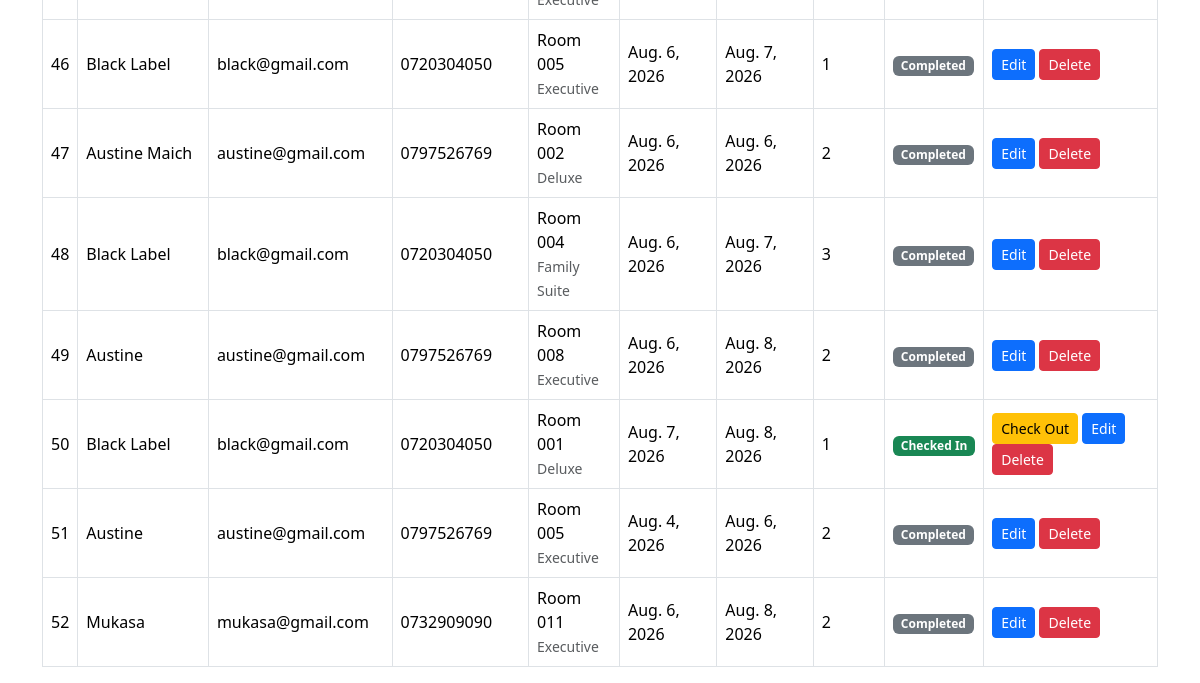
Page /reservations/ (lower part) on the earlier database version.
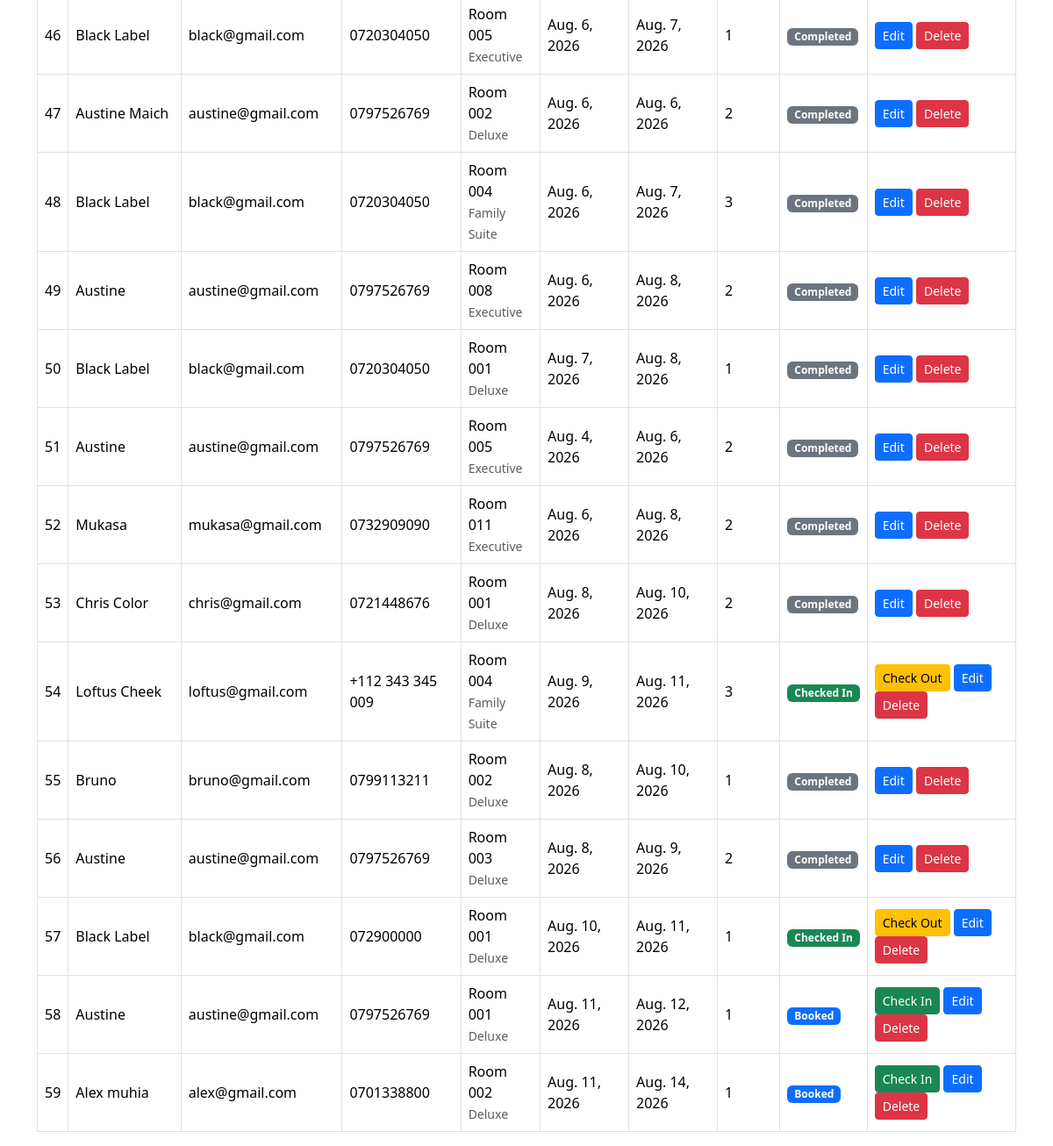
Same page on the later database version.
### reservations/models.py (models this page shows, shortened)
class Reservation(models.Model):
    STATUS_CHOICES = [
        ('Booked', 'Booked'),
        ('Checked In', 'Checked In'),
        ('Pending Checkout', 'Pending Checkout'),
        ('Completed', 'Completed'),
        ('Cancelled', 'Cancelled'),
    ]
    PAYMENT_CHOICES = [
        ('Pending', 'Pending'),
        ('Paid', 'Paid'),
    ]
    user = models.ForeignKey(
        User,
        on_delete=models.CASCADE,
        null=True,
        blank=True
    )
    guest_name = models.CharField(max_length=100)
    email = models.EmailField()
    phone = models.CharField(max_length=20)
    room = models.ForeignKey(
        Room,
        on_delete=models.CASCADE
    )
    check_in = models.DateField()
    check_out = models.DateField()
    check_in_time = models.DateTimeField(
        null=True,
        blank=True
    )
    check_out_time = models.DateTimeField(
        null=True,
        blank=True
    )
    guests = models.IntegerField()
    special_requests = models.TextField(
        blank=True,
        null=True
    )
    status = models.CharField(
        max_length=20,
        choices=STATUS_CHOICES,
        default='Booked'
    )
    payment_status = models.CharField(
        max_length=20,
        choices=PAYMENT_CHOICES,
        default='Pending'
    )
    created_at = models.DateTimeField(
    auto_now_add=True
    )

### rooms/models.py (models this page shows, shortened)
class Room(models.Model):
    STATUS_CHOICES = [
        ('Available', 'Available'),
        ('Occupied', 'Occupied'),
        ('Cleaning', 'Cleaning'),
        ('Maintenance', 'Maintenance'),
    ]
    room_number = models.CharField(max_length=10)
    room_type = models.CharField(max_length=50)
    price = models.DecimalField(
        max_digits=10,
        decimal_places=2
    )
    status = models.CharField(
        max_length=20,
        choices=STATUS_CHOICES,
        default='Available'
    )

### reservations/views.py (the view)
# urls.py: path('', views.reservation_list, name='reservation_list'),
def reservation_list(request):
    reservations = Reservation.objects.all()
    return render(
        request,
        'reservation_list.html',
        {'reservations': reservations}
    )

### hotel/templates/reservation_list.html (shortened to what this page needs)
<!DOCTYPE html>
<html lang="en">
<head>
        <link href="https://cdn.jsdelivr.net/npm/bootstrap@5.3.3/dist/css/bootstrap.min.css"
          rel="stylesheet">
</head>
<body>
<div class="container mt-5">
    <div class="table-responsive">
  <table class="table table-hover table-bordered align-middle">
    <tbody>
        {% for reservation in reservations %}
        <tr>
            <td>{{ reservation.id }}</td>
            <td>{{ reservation.guest_name }}</td>
            <td>{{ reservation.email }}</td>
            <td>{{ reservation.phone }}</td>
            <td>
                Room {{ reservation.room.room_number }}
                <br>
                <small class="text-muted">
                    {{ reservation.room.room_type }}
                </small>
            </td>
            <td>{{ reservation.check_in }}</td>
            <td>{{ reservation.check_out }}</td>
            <td>{{ reservation.guests }}</td>
            <td>
                {% if reservation.status == 'Booked' %}
                    <span class="badge bg-primary">
                        Booked
                    </span>
                {% elif reservation.status == 'Checked In' %}
                    <span class="badge bg-success">
                        Checked In
                    </span>
                {% elif reservation.status == 'Completed' %}
                    <span class="badge bg-secondary">
                        Completed
                    </span>
                {% elif reservation.status == 'Cancelled' %}
                    <span class="badge bg-danger">
                        Cancelled
                    </span>
                {% endif %}
            </td>
            <td>
                {% if reservation.status == 'Booked' %}
                    <a href="{% url 'check_in_guest' reservation.id %}"
                       class="btn btn-success btn-sm">
                        Check In
                    </a>
                {% elif reservation.status == 'Checked In' %}
                    <a href="{% url 'check_out_guest' reservation.id %}"
                       class="btn btn-warning btn-sm">
                        Check Out
                    </a>
                {% endif %}
                <a href="{% url 'edit_reservation' reservation.id %}"
                   class="btn btn-primary btn-sm">
                    Edit
                </a>
                <a href="{% url 'delete_reservation' reservation.id %}"
                   class="btn btn-danger btn-sm">
                    Delete
                </a>
            </td>
        </tr>
        {% empty %}
        <tr>
            <td colspan="10" class="text-center">
                No reservations found.
            </td>
        </tr>
        {% endfor %}
    </tbody>
</table>
    </div>
</div>
</body>
</html>

Differences in the rows shown:
changed Reservation id 50: status "Checked In Check Out" → "Completed"
added Reservation: id "53", guest_name "Chris Color", email "chris@gmail.com", phone "0721448676", room.room_number "001", room.room_type "Deluxe", check_in "Aug. 8, 2026", check_out "Aug. 10, 2026", guests "2", status "Completed"
added Reservation: id "54", guest_name "Loftus Cheek", email "loftus@gmail.com", phone "+112 343 345 009", room.room_number "004", room.room_type "Family Suite", check_in "Aug. 9, 2026", check_out "Aug. 11, 2026", guests "3", status "Checked In"
added Reservation: id "55", guest_name "Bruno", email "bruno@gmail.com", phone "0799113211", room.room_number "002", room.room_type "Deluxe", check_in "Aug. 8, 2026", check_out "Aug. 10, 2026", guests "1", status "Completed"
added Reservation: id "56", guest_name "Austine", email "austine@gmail.com", phone "0797526769", room.room_number "003", room.room_type "Deluxe", check_in "Aug. 8, 2026", check_out "Aug. 9, 2026", guests "2", status "Completed"
added Reservation: id "57", guest_name "Black Label", email "black@gmail.com", phone "072900000", room.room_number "001", room.room_type "Deluxe", check_in "Aug. 10, 2026", check_out "Aug. 11, 2026", guests "1", status "Checked In"
added Reservation: id "58", guest_name "Austine", email "austine@gmail.com", phone "0797526769", room.room_number "001", room.room_type "Deluxe", check_in "Aug. 11, 2026", check_out "Aug. 12, 2026", guests "1", status "Booked"
added Reservation: id "59", guest_name "Alex muhia", email "alex@gmail.com", phone "0701338800", room.room_number "002", room.room_type "Deluxe", check_in "Aug. 11, 2026", check_out "Aug. 14, 2026", guests "1", status "Booked"
